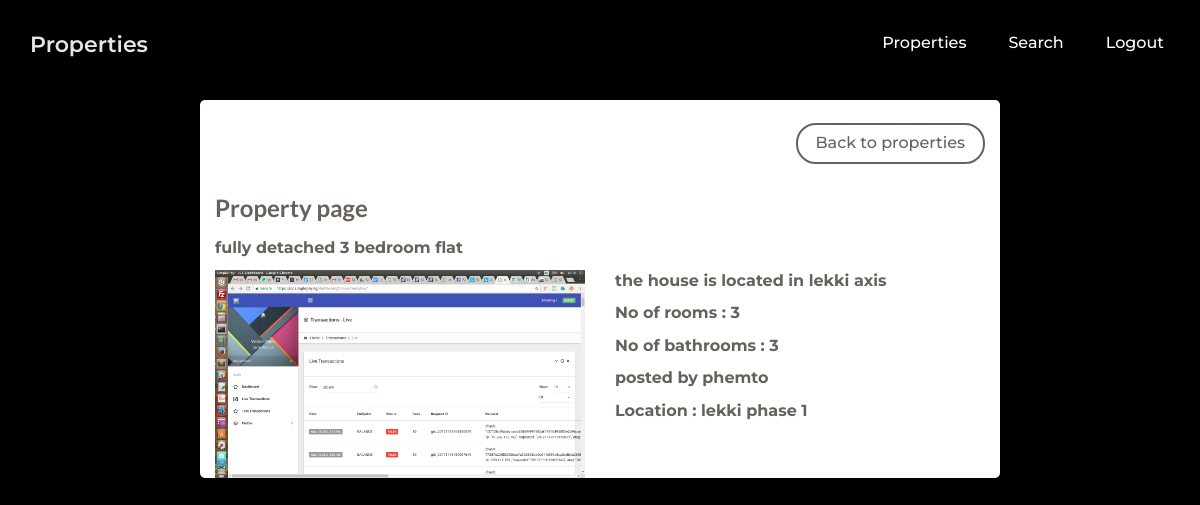
Screenshot of /properties/2/ with the database file from the repository.
### properties/models.py (models this page shows, shortened)
class properties(models.Model):
	title = models.CharField(max_length=100)
	location = models.CharField(max_length=100)
	description = models.TextField(max_length=5000)
	user = models.ForeignKey(User, on_delete=models.CASCADE)
	image = models.ImageField(upload_to=upload_location,null = True, blank = False)
	bathroom = models.IntegerField()
	room = models.IntegerField()
	created_date = models.DateTimeField(auto_now=True, auto_now_add=False)
	class Meta:
		ordering = ["-created_date"]

### properties/views.py (the view)
# urls.py: url(r'^details/(?P<pk>\d+)/$', views.details.as_view(), name="DetailProperty"),
def details(request,pk):
    show_post = properties.objects.get(id=pk)
    return render(request,"properties/details.html",{"title":"show properties","property":show_post})

### properties/templates/properties/details.html (shortened to what this page needs)
{% extends 'frontend/base.html' %}
{% block staticcss %}
	<link href="/static/assets/css/ct-paper.css" rel="stylesheet"/>
	<link href="/static/assets/css/examples.css" rel="stylesheet" />
    <link href="/static/css/landing-page.css" rel="stylesheet">
{% endblock %}
{% block nav %}
	<nav class="navbar navbar-ct-transparent navbar-fixed-top" role="navigation-demo" id="register-navbar">
      <div class="container">
        <div class="navbar-header">
          <a class="navbar-brand" href="/">
              Properties
          </a>
        </div>
        <div class="collapse navbar-collapse" id="navigation-example-2">
          <ul class="nav navbar-nav navbar-right">
            <li>
                <a href="/properties" class="btn btn-simple">Properties</a>
            </li>
          {% if request.user %}
            <li>
                <a href="/properties/search" class="btn btn-simple">Search</a>
            </li>
            <li>
                <a href="/account/logout" class="btn btn-simple">Logout</a>
            </li>
           {% endif %}
           </ul>
        </div>
      </div>
    </nav>
{% endblock %}
{% block content %}
	<div class="container-fluid" style="margin-top:100px;">
        <div class="row">
            <div class="col-md-8 col-md-offset-2 form-container">
                <div class="header">
                    <div class="text-right"><br>
                        <a href="/properties" class="text-left btn btn-default">Back to properties</a>
                    </div>
                    <h4 class="title">Property page</h4>
                    <p class="category">{{property.title}}</p>
                </div>
                <div class="row">
                    <div class="col-md-6">
                        <img src="{{property.image.url}}" class="img-responsive">
                    </div>
                    <div class="col-md-6">
                        <p>{{property.description}}</p>
                        <p>No of rooms : {{property.room}}</p>
                        <p>No of bathrooms : {{property.bathroom}}</p>
                        <p>posted by {{property.user.username}}</p>
                        <p>Location : {{property.location}}</p>
                    </div>
                </div>
            </div>
        </div>
    </div>
{% endblock %}

### frontend/static/assets/css/examples.css (style rules this page uses)
#register-navbar a { color: #FFF; }

### frontend/static/css/landing-page.css (style rules this page uses)
body, html { width: 100%; height: 100%; }
body, h1, h2, h3, h4, h5, h6 { font-family: "Lato","Helvetica Neue",Helvetica,Arial,sans-serif; font-weight: 700; }

### properties/templates/properties/details.html (style rules this page uses)
body { background:#000; }
.form-container { background:#FFF; border-radius:5px; }

### rows the page displays
properties: title "fully detached 3 bedroom flat", image (picture), description "the house is located in lekki axis", room "3", bathroom "3", user.username "phemto", location "lekki phase 1"
